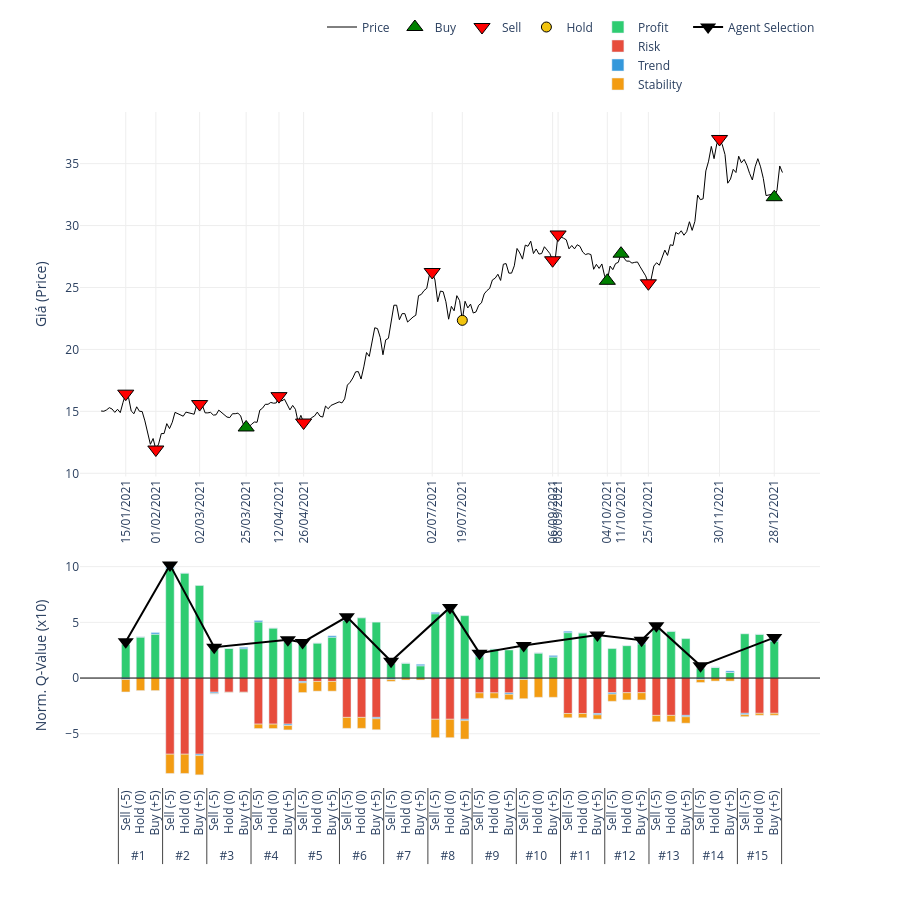

Here is the notebook cell this chart was saved with:
### Code cell
# 2. Gọi hàm vẽ (Truyền đúng tên biến vào)
plot_agent_reasoning_minimalist(
    ticker='SSI',                    # Tên mã cổ phiếu hiển thị trên tiêu đề
    df_price=df_processed_test_SSI,  # Dữ liệu giá
    actions=actions_SSI,             # Hành động thực tế
    q_history=q_values_history_SSI,      # Lịch sử Q-value (Input quan trọng)
    critical_indices=index_list_SSI,     # Danh sách các điểm cần vẽ
    scale=10                       # Thang đo hiển thị (để cột cao khoảng 50 đơn vị cho đẹp)
)

### Figure 1 — Plotly figure (JSON) as saved in the notebook; plotly's stock layout.template omitted (floating-point values rounded to 4 significant figures; data arrays with more than 128 entries replaced by an {"elided": "..."} marker saying what was removed)
{"data": [{"hoverinfo": "x+y", "line": {"color": "black", "width": 1}, "mode": "lines", "name": "Price", "type": "scatter", "x": {"elided": "250 str values"}, "xaxis": "x", "y": {"elided": "250 float values"}, "yaxis": "y"}, {"marker": {"color": "green", "line": {"color": "black", "width": 1}, "size": 14, "symbol": "triangle-up"}, "mode": "markers", "name": "Buy", "type": "scatter", "x": ["25/03/2021", "04/10/2021", "11/10/2021", "28/12/2021"], "xaxis": "x", "y": [13.7, 25.54, 27.73, 32.29], "yaxis": "y"}, {"marker": {"color": "red", "line": {"color": "black", "width": 1}, "size": 14, "symbol": "triangle-down"}, "mode": "markers", "name": "Sell", "type": "scatter", "x": ["15/01/2021", "01/02/2021", "02/03/2021", "12/04/2021", "26/04/2021", "02/07/2021", "06/09/2021", "08/09/2021", "25/10/2021", "30/11/2021"], "xaxis": "x", "y": [16.43, 11.92, 15.59, 16.23, 14.1, 26.25, 27.2, 29.28, 25.34, 36.99], "yaxis": "y"}, {"marker": {"color": "#f1c40f", "line": {"color": "black", "width": 1}, "size": 10, "symbol": "circle"}, "mode": "markers", "name": "Hold", "type": "scatter", "x": ["19/07/2021"], "xaxis": "x", "y": [22.35], "yaxis": "y"}, {"legendgroup": "comp", "marker": {"color": "#2ecc71"}, "name": "Profit", "type": "bar", "x": [["#1", "#1", "#1", "#2", "#2", "#2", "#3", "#3", "#3", "#4", "#4", "#4", "#5", "#5", "#5", "#6", "#6", "#6", "#7", "#7", "#7", "#8", "#8", "#8", "#9", "#9", "#9", "#10", "#10", "#10", "#11", "#11", "#11", "#12", "#12", "#12", "#13", "#13", "#13", "#14", "#14", "#14", "#15", "#15", "#15"], ["Sell (-5)", "Hold (0)", "Buy (+5)", "Sell (-5)", "Hold (0)", "Buy (+5)", "Sell (-5)", "Hold (0)", "Buy (+5)", "Sell (-5)", "Hold (0)", "Buy (+5)", "Sell (-5)", "Hold (0)", "Buy (+5)", "Sell (-5)", "Hold (0)", "Buy (+5)", "Sell (-5)", "Hold (0)", "Buy (+5)", "Sell (-5)", "Hold (0)", "Buy (+5)", "Sell (-5)", "Hold (0)", "Buy (+5)", "Sell (-5)", "Hold (0)", "Buy (+5)", "Sell (-5)", "Hold (0)", "Buy (+5)", "Sell (-5)", "Hold (0)", "Buy (+5)", "Sell (-5)", "Hold (0)", "Buy (+5)", "Sell (-5)", "Hold (0)", "Buy (+5)", "Sell (-5)", "Hold (0)", "Buy (+5)"]], "xaxis": "x2", "y": [3.051, 3.696, 3.955, 9.832, 9.419, 8.306, 2.571, 2.666, 2.635, 5.036, 4.489, 3.243, 3.002, 3.143, 3.666, 5.174, 5.417, 5.016, 1.305, 1.35, 1.111, 5.771, 6.141, 5.597, 1.913, 2.608, 2.522, 2.715, 2.261, 1.904, 4.076, 4.056, 3.654, 2.645, 2.914, 3.067, 4.374, 4.2, 3.539, 0.8958, 0.974, 0.5161, 3.97, 3.93, 3.31], "yaxis": "y2"}, {"legendgroup": "comp", "marker": {"color": "#e74c3c"}, "name": "Risk", "type": "bar", "x": [["#1", "#1", "#1", "#2", "#2", "#2", "#3", "#3", "#3", "#4", "#4", "#4", "#5", "#5", "#5", "#6", "#6", "#6", "#7", "#7", "#7", "#8", "#8", "#8", "#9", "#9", "#9", "#10", "#10", "#10", "#11", "#11", "#11", "#12", "#12", "#12", "#13", "#13", "#13", "#14", "#14", "#14", "#15", "#15", "#15"], ["Sell (-5)", "Hold (0)", "Buy (+5)", "Sell (-5)", "Hold (0)", "Buy (+5)", "Sell (-5)", "Hold (0)", "Buy (+5)", "Sell (-5)", "Hold (0)", "Buy (+5)", "Sell (-5)", "Hold (0)", "Buy (+5)", "Sell (-5)", "Hold (0)", "Buy (+5)", "Sell (-5)", "Hold (0)", "Buy (+5)", "Sell (-5)", "Hold (0)", "Buy (+5)", "Sell (-5)", "Hold (0)", "Buy (+5)", "Sell (-5)", "Hold (0)", "Buy (+5)", "Sell (-5)", "Hold (0)", "Buy (+5)", "Sell (-5)", "Hold (0)", "Buy (+5)", "Sell (-5)", "Hold (0)", "Buy (+5)", "Sell (-5)", "Hold (0)", "Buy (+5)", "Sell (-5)", "Hold (0)", "Buy (+5)"]], "xaxis": "x2", "y": [0, 0, 0, -6.834, -6.834, -6.834, -1.273, -1.273, -1.273, -4.137, -4.137, -4.137, -0.3031, -0.3031, -0.3031, -3.531, -3.531, -3.531, 0, 0, 0, -3.699, -3.699, -3.699, -1.334, -1.334, -1.334, 0, 0, 0, -3.18, -3.18, -3.18, -1.318, -1.318, -1.318, -3.35, -3.35, -3.35, 0, 0, 0, -3.164, -3.164, -3.164], "yaxis": "y2"}, {"legendgroup": "comp", "marker": {"color": "#3498db"}, "name": "Trend", "type": "bar", "x": [["#1", "#1", "#1", "#2", "#2", "#2", "#3", "#3", "#3", "#4", "#4", "#4", "#5", "#5", "#5", "#6", "#6", "#6", "#7", "#7", "#7", "#8", "#8", "#8", "#9", "#9", "#9", "#10", "#10", "#10", "#11", "#11", "#11", "#12", "#12", "#12", "#13", "#13", "#13", "#14", "#14", "#14", "#15", "#15", "#15"], ["Sell (-5)", "Hold (0)", "Buy (+5)", "Sell (-5)", "Hold (0)", "Buy (+5)", "Sell (-5)", "Hold (0)", "Buy (+5)", "Sell (-5)", "Hold (0)", "Buy (+5)", "Sell (-5)", "Hold (0)", "Buy (+5)", "Sell (-5)", "Hold (0)", "Buy (+5)", "Sell (-5)", "Hold (0)", "Buy (+5)", "Sell (-5)", "Hold (0)", "Buy (+5)", "Sell (-5)", "Hold (0)", "Buy (+5)", "Sell (-5)", "Hold (0)", "Buy (+5)", "Sell (-5)", "Hold (0)", "Buy (+5)", "Sell (-5)", "Hold (0)", "Buy (+5)", "Sell (-5)", "Hold (0)", "Buy (+5)", "Sell (-5)", "Hold (0)", "Buy (+5)", "Sell (-5)", "Hold (0)", "Buy (+5)"]], "xaxis": "x2", "y": [-0.1245, 0, 0.1245, 0.1245, 0, -0.1245, -0.1245, 0, 0.1245, 0.1245, 0, -0.1245, -0.1245, 0, 0.1245, 0.1245, 0, -0.1245, -0.1245, 0, 0.1245, 0.1245, 0, -0.1245, 0.1245, 0, -0.1245, -0.1245, 0, 0.1245, 0.1245, 0, -0.1245, -0.1245, 0, 0.1245, 0.1245, 0, -0.1245, -0.1245, 0, 0.1245, -0.1245, 0, 0.1245], "yaxis": "y2"}, {"legendgroup": "comp", "marker": {"color": "#f39c12"}, "name": "Stability", "type": "bar", "x": [["#1", "#1", "#1", "#2", "#2", "#2", "#3", "#3", "#3", "#4", "#4", "#4", "#5", "#5", "#5", "#6", "#6", "#6", "#7", "#7", "#7", "#8", "#8", "#8", "#9", "#9", "#9", "#10", "#10", "#10", "#11", "#11", "#11", "#12", "#12", "#12", "#13", "#13", "#13", "#14", "#14", "#14", "#15", "#15", "#15"], ["Sell (-5)", "Hold (0)", "Buy (+5)", "Sell (-5)", "Hold (0)", "Buy (+5)", "Sell (-5)", "Hold (0)", "Buy (+5)", "Sell (-5)", "Hold (0)", "Buy (+5)", "Sell (-5)", "Hold (0)", "Buy (+5)", "Sell (-5)", "Hold (0)", "Buy (+5)", "Sell (-5)", "Hold (0)", "Buy (+5)", "Sell (-5)", "Hold (0)", "Buy (+5)", "Sell (-5)", "Hold (0)", "Buy (+5)", "Sell (-5)", "Hold (0)", "Buy (+5)", "Sell (-5)", "Hold (0)", "Buy (+5)", "Sell (-5)", "Hold (0)", "Buy (+5)", "Sell (-5)", "Hold (0)", "Buy (+5)", "Sell (-5)", "Hold (0)", "Buy (+5)", "Sell (-5)", "Hold (0)", "Buy (+5)"]], "xaxis": "x2", "y": [-1.125, -1.125, -1.125, -1.73, -1.73, -1.73, -0.03198, -0.03198, -0.03198, -0.3935, -0.3935, -0.3935, -0.8733, -0.8733, -0.8733, -0.9837, -0.9837, -0.9837, -0.1719, -0.1719, -0.1719, -1.654, -1.654, -1.654, -0.4847, -0.4847, -0.4847, -1.728, -1.728, -1.728, -0.3839, -0.3839, -0.3839, -0.6448, -0.6448, -0.6448, -0.5759, -0.5759, -0.5759, -0.2722, -0.2722, -0.2722, -0.1761, -0.1761, -0.1761], "yaxis": "y2"}, {"marker": {"color": "black", "size": 14, "symbol": "triangle-down"}, "name": "Agent Selection", "showlegend": true, "type": "scatter", "x": [["#1", "#2", "#3", "#4", "#5", "#6", "#7", "#8", "#9", "#10", "#11", "#12", "#13", "#14", "#15"], ["Sell (-5)", "Sell (-5)", "Sell (-5)", "Buy (+5)", "Sell (-5)", "Sell (-5)", "Sell (-5)", "Hold (0)", "Sell (-5)", "Sell (-5)", "Buy (+5)", "Buy (+5)", "Sell (-5)", "Sell (-5)", "Buy (+5)"]], "xaxis": "x2", "y": [3.251, 10.16, 2.771, 3.443, 3.202, 5.498, 1.505, 6.341, 2.237, 2.915, 3.854, 3.392, 4.699, 1.096, 3.635], "yaxis": "y2"}], "layout": {"bargap": 0.4, "bargroupgap": 0.05, "barmode": "relative", "height": 900, "legend": {"orientation": "h", "x": 1, "xanchor": "right", "y": 1.02, "yanchor": "bottom"}, "plot_bgcolor": "white", "shapes": [{"line": {"color": "black", "dash": "solid", "width": 1}, "type": "line", "x0": 0, "x1": 1, "xref": "x2 domain", "y0": 0, "y1": 0, "yref": "y2"}], "showlegend": true, "xaxis": {"anchor": "y", "domain": [0, 1], "gridcolor": "#eee", "rangeslider": {"visible": false}, "showgrid": true, "tickangle": -90, "tickmode": "array", "ticktext": ["15/01/2021", "01/02/2021", "02/03/2021", "25/03/2021", "12/04/2021", "26/04/2021", "02/07/2021", "19/07/2021", "06/09/2021", "08/09/2021", "04/10/2021", "11/10/2021", "25/10/2021", "30/11/2021", "28/12/2021"], "tickvals": ["15/01/2021", "01/02/2021", "02/03/2021", "25/03/2021", "12/04/2021", "26/04/2021", "02/07/2021", "19/07/2021", "06/09/2021", "08/09/2021", "04/10/2021", "11/10/2021", "25/10/2021", "30/11/2021", "28/12/2021"]}, "xaxis2": {"anchor": "y2", "domain": [0, 1], "showticklabels": true, "tickangle": -90, "title": {"text": ""}, "type": "multicategory"}, "yaxis": {"anchor": "x", "domain": [0.46, 1], "gridcolor": "#eee", "showgrid": true, "title": {"text": "Giá (Price)"}}, "yaxis2": {"anchor": "x2", "domain": [0, 0.36], "gridcolor": "#eee", "showgrid": true, "title": {"text": "Norm. Q-Value (x10)"}}}}
